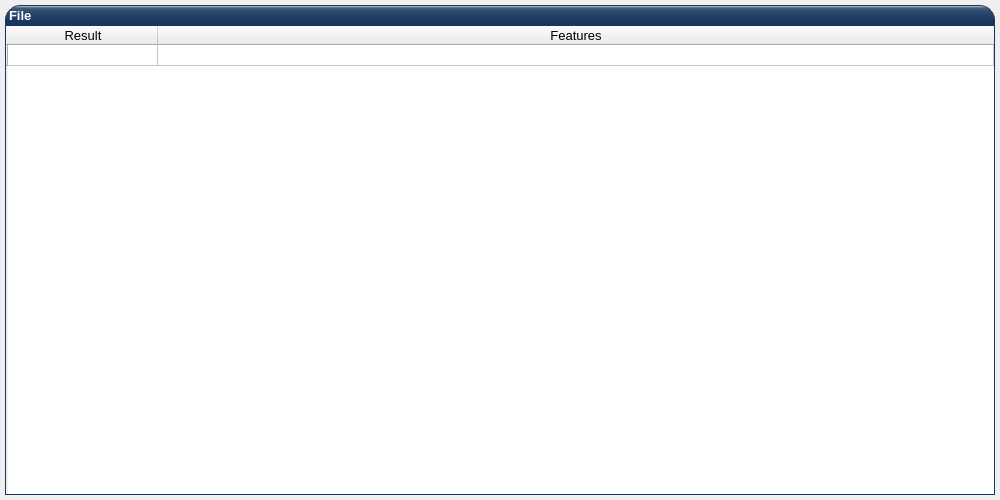
<?xml version="1.0" encoding="UTF-8"?>
<ui version="4.0">
 <class>Dialog_features</class>
 <widget class="QDialog" name="Dialog_features">
  <property name="geometry">
   <rect>
    <x>0</x>
    <y>0</y>
    <width>1000</width>
    <height>500</height>
   </rect>
  </property>
  <property name="windowTitle">
   <string>Features</string>
  </property>
  <widget class="QLabel" name="label_file">
   <property name="geometry">
    <rect>
     <x>5</x>
     <y>5</y>
     <width>990</width>
     <height>20</height>
    </rect>
   </property>
   <property name="maximumSize">
    <size>
     <width>16777215</width>
     <height>22</height>
    </size>
   </property>
   <property name="font">
    <font>
     <family>Ubuntu</family>
     <pointsize>10</pointsize>
     <weight>75</weight>
     <italic>false</italic>
     <bold>true</bold>
    </font>
   </property>
   <property name="styleSheet">
    <string notr="true">QLabel#label_file {
   qproperty-alignment: AlignCenter;
	border: 1px solid #17365D;
	border-top-left-radius: 15px;
	border-top-right-radius: 15px;
	background-color: qlineargradient(spread:pad, x1:0, y1:0, x2:0, y2:1, stop:0 #e7eaee, stop:0.12 #455e7d, stop:0.3 #2e4a6d,   stop:0.85 #17365D, stop:1 #17365D);
	padding: 0px 0px;
	color: rgb(255, 255, 255);
	max-height: 20px;
	font: bold 10pt &quot;Ubuntu&quot;;
}</string>
   </property>
   <property name="text">
    <string>File</string>
   </property>
  </widget>
  <widget class="QTableWidget" name="tableWidget_features">
   <property name="geometry">
    <rect>
     <x>5</x>
     <y>25</y>
     <width>990</width>
     <height>470</height>
    </rect>
   </property>
   <property name="font">
    <font>
     <pointsize>10</pointsize>
    </font>
   </property>
   <property name="styleSheet">
    <string notr="true">QTableWidget#tableWidget_features{border: 1px solid #17365D;}</string>
   </property>
   <property name="selectionMode">
    <enum>QAbstractItemView::SingleSelection</enum>
   </property>
   <property name="wordWrap">
    <bool>false</bool>
   </property>
   <attribute name="horizontalHeaderDefaultSectionSize">
    <number>150</number>
   </attribute>
   <attribute name="horizontalHeaderStretchLastSection">
    <bool>true</bool>
   </attribute>
   <attribute name="verticalHeaderDefaultSectionSize">
    <number>21</number>
   </attribute>
   <row>
    <property name="text">
     <string/>
    </property>
    <property name="font">
     <font>
      <pointsize>10</pointsize>
     </font>
    </property>
   </row>
   <column>
    <property name="text">
     <string>Result</string>
    </property>
    <property name="font">
     <font>
      <pointsize>10</pointsize>
      <weight>50</weight>
      <bold>false</bold>
     </font>
    </property>
   </column>
   <column>
    <property name="text">
     <string>Features</string>
    </property>
    <property name="font">
     <font>
      <pointsize>10</pointsize>
     </font>
    </property>
   </column>
   <item row="0" column="0">
    <property name="text">
     <string/>
    </property>
    <property name="font">
     <font>
      <pointsize>10</pointsize>
     </font>
    </property>
   </item>
  </widget>
 </widget>
 <resources/>
 <connections/>
</ui>
